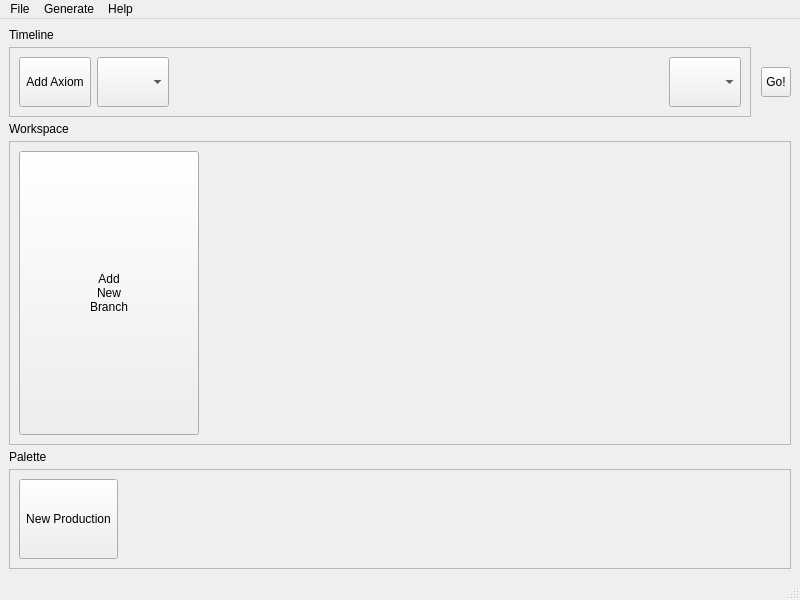
<?xml version="1.0" encoding="UTF-8"?>
<ui version="4.0">
 <class>MainWindow</class>
 <widget class="QMainWindow" name="MainWindow">
  <property name="geometry">
   <rect>
    <x>0</x>
    <y>0</y>
    <width>800</width>
    <height>600</height>
   </rect>
  </property>
  <property name="windowTitle">
   <string>Metaphor Computational Art</string>
  </property>
  <widget class="QWidget" name="centralwidget">
   <layout class="QVBoxLayout" name="verticalLayout">
    <property name="spacing">
     <number>5</number>
    </property>
    <item>
     <widget class="QLabel" name="label">
      <property name="text">
       <string>Timeline</string>
      </property>
     </widget>
    </item>
    <item>
     <layout class="QHBoxLayout" name="horizontalLayout">
      <property name="spacing">
       <number>10</number>
      </property>
      <property name="topMargin">
       <number>0</number>
      </property>
      <property name="rightMargin">
       <number>0</number>
      </property>
      <item>
       <widget class="QScrollArea" name="timeline">
        <property name="sizePolicy">
         <sizepolicy hsizetype="Expanding" vsizetype="Fixed">
          <horstretch>0</horstretch>
          <verstretch>0</verstretch>
         </sizepolicy>
        </property>
        <property name="maximumSize">
         <size>
          <width>16777215</width>
          <height>80</height>
         </size>
        </property>
        <property name="widgetResizable">
         <bool>true</bool>
        </property>
        <widget class="QWidget" name="timelineContents">
         <property name="geometry">
          <rect>
           <x>0</x>
           <y>0</y>
           <width>730</width>
           <height>76</height>
          </rect>
         </property>
         <layout class="QHBoxLayout" name="timelineLayout">
          <item>
           <widget class="QToolButton" name="addAxiom">
            <property name="sizePolicy">
             <sizepolicy hsizetype="Minimum" vsizetype="Minimum">
              <horstretch>0</horstretch>
              <verstretch>0</verstretch>
             </sizepolicy>
            </property>
            <property name="toolTip">
             <string>Add axiom</string>
            </property>
            <property name="statusTip">
             <string>Add axiom</string>
            </property>
            <property name="text">
             <string>Add Axiom</string>
            </property>
           </widget>
          </item>
          <item>
           <widget class="QComboBox" name="axiomList">
            <property name="sizePolicy">
             <sizepolicy hsizetype="Minimum" vsizetype="Minimum">
              <horstretch>0</horstretch>
              <verstretch>0</verstretch>
             </sizepolicy>
            </property>
            <property name="toolTip">
             <string>Select axiom</string>
            </property>
            <property name="statusTip">
             <string>Select axiom</string>
            </property>
           </widget>
          </item>
          <item>
           <spacer name="horizontalSpacer">
            <property name="orientation">
             <enum>Qt::Horizontal</enum>
            </property>
            <property name="sizeHint" stdset="0">
             <size>
              <width>40</width>
              <height>20</height>
             </size>
            </property>
           </spacer>
          </item>
          <item>
           <widget class="QComboBox" name="editAxiom">
            <property name="sizePolicy">
             <sizepolicy hsizetype="Minimum" vsizetype="Minimum">
              <horstretch>0</horstretch>
              <verstretch>0</verstretch>
             </sizepolicy>
            </property>
            <property name="toolTip">
             <string>Select axiom</string>
            </property>
            <property name="statusTip">
             <string>Select axiom</string>
            </property>
           </widget>
          </item>
         </layout>
        </widget>
       </widget>
      </item>
      <item>
       <widget class="QToolButton" name="generateImage">
        <property name="sizePolicy">
         <sizepolicy hsizetype="Fixed" vsizetype="Fixed">
          <horstretch>0</horstretch>
          <verstretch>0</verstretch>
         </sizepolicy>
        </property>
        <property name="minimumSize">
         <size>
          <width>30</width>
          <height>30</height>
         </size>
        </property>
        <property name="maximumSize">
         <size>
          <width>30</width>
          <height>30</height>
         </size>
        </property>
        <property name="toolTip">
         <string>Generate image</string>
        </property>
        <property name="statusTip">
         <string>Generate image</string>
        </property>
        <property name="text">
         <string>Go!</string>
        </property>
       </widget>
      </item>
     </layout>
    </item>
    <item>
     <widget class="QLabel" name="label_3">
      <property name="text">
       <string>Workspace</string>
      </property>
     </widget>
    </item>
    <item>
     <widget class="QScrollArea" name="workspace">
      <property name="sizePolicy">
       <sizepolicy hsizetype="Expanding" vsizetype="Expanding">
        <horstretch>0</horstretch>
        <verstretch>0</verstretch>
       </sizepolicy>
      </property>
      <property name="widgetResizable">
       <bool>true</bool>
      </property>
      <widget class="QWidget" name="workspaceContents">
       <property name="geometry">
        <rect>
         <x>0</x>
         <y>0</y>
         <width>772</width>
         <height>274</height>
        </rect>
       </property>
       <layout class="QHBoxLayout" name="workspaceLayout">
        <item>
         <widget class="QToolButton" name="newBranch">
          <property name="sizePolicy">
           <sizepolicy hsizetype="Fixed" vsizetype="MinimumExpanding">
            <horstretch>0</horstretch>
            <verstretch>0</verstretch>
           </sizepolicy>
          </property>
          <property name="minimumSize">
           <size>
            <width>180</width>
            <height>200</height>
           </size>
          </property>
          <property name="maximumSize">
           <size>
            <width>180</width>
            <height>16777215</height>
           </size>
          </property>
          <property name="toolTip">
           <string>Add new branch</string>
          </property>
          <property name="statusTip">
           <string>Add new branch</string>
          </property>
          <property name="layoutDirection">
           <enum>Qt::LeftToRight</enum>
          </property>
          <property name="text">
           <string>Add
New
Branch</string>
          </property>
          <property name="checkable">
           <bool>false</bool>
          </property>
         </widget>
        </item>
        <item>
         <spacer name="horizontalSpacer_2">
          <property name="orientation">
           <enum>Qt::Horizontal</enum>
          </property>
          <property name="sizeHint" stdset="0">
           <size>
            <width>40</width>
            <height>20</height>
           </size>
          </property>
         </spacer>
        </item>
       </layout>
      </widget>
     </widget>
    </item>
    <item>
     <widget class="QLabel" name="label_2">
      <property name="text">
       <string>Palette</string>
      </property>
     </widget>
    </item>
    <item>
     <widget class="QScrollArea" name="palette">
      <property name="sizePolicy">
       <sizepolicy hsizetype="Expanding" vsizetype="Minimum">
        <horstretch>0</horstretch>
        <verstretch>0</verstretch>
       </sizepolicy>
      </property>
      <property name="minimumSize">
       <size>
        <width>0</width>
        <height>100</height>
       </size>
      </property>
      <property name="maximumSize">
       <size>
        <width>16777215</width>
        <height>200</height>
       </size>
      </property>
      <property name="verticalScrollBarPolicy">
       <enum>Qt::ScrollBarAlwaysOff</enum>
      </property>
      <property name="widgetResizable">
       <bool>true</bool>
      </property>
      <widget class="QWidget" name="paletteContents">
       <property name="geometry">
        <rect>
         <x>0</x>
         <y>0</y>
         <width>772</width>
         <height>96</height>
        </rect>
       </property>
       <layout class="QHBoxLayout" name="paletteLayout">
        <item>
         <widget class="QToolButton" name="newProduction">
          <property name="sizePolicy">
           <sizepolicy hsizetype="Minimum" vsizetype="Minimum">
            <horstretch>0</horstretch>
            <verstretch>0</verstretch>
           </sizepolicy>
          </property>
          <property name="maximumSize">
           <size>
            <width>16777215</width>
            <height>16777215</height>
           </size>
          </property>
          <property name="toolTip">
           <string>Add production</string>
          </property>
          <property name="statusTip">
           <string>Add production</string>
          </property>
          <property name="text">
           <string>New Production</string>
          </property>
         </widget>
        </item>
        <item>
         <spacer name="horizontalSpacer_3">
          <property name="orientation">
           <enum>Qt::Horizontal</enum>
          </property>
          <property name="sizeHint" stdset="0">
           <size>
            <width>40</width>
            <height>20</height>
           </size>
          </property>
         </spacer>
        </item>
       </layout>
      </widget>
     </widget>
    </item>
   </layout>
  </widget>
  <widget class="QMenuBar" name="menubar">
   <property name="geometry">
    <rect>
     <x>0</x>
     <y>0</y>
     <width>800</width>
     <height>22</height>
    </rect>
   </property>
   <widget class="QMenu" name="menuFile">
    <property name="title">
     <string>File</string>
    </property>
    <widget class="QMenu" name="menuNew">
     <property name="toolTip">
      <string>New...</string>
     </property>
     <property name="statusTip">
      <string>New...</string>
     </property>
     <property name="title">
      <string>New</string>
     </property>
     <addaction name="actionCurrent_Context"/>
     <addaction name="separator"/>
     <addaction name="actionTurtle"/>
     <addaction name="actionBranch_3D"/>
     <addaction name="actionDla_3D"/>
    </widget>
    <widget class="QMenu" name="menuOpen_Recent">
     <property name="toolTip">
      <string>Open recent...</string>
     </property>
     <property name="statusTip">
      <string>Open recent...</string>
     </property>
     <property name="title">
      <string>Open Recent</string>
     </property>
     <addaction name="separator"/>
     <addaction name="actionClear_Menu"/>
    </widget>
    <addaction name="menuNew"/>
    <addaction name="actionOpen"/>
    <addaction name="menuOpen_Recent"/>
    <addaction name="actionSave"/>
    <addaction name="actionSave_As"/>
    <addaction name="actionClose"/>
    <addaction name="separator"/>
    <addaction name="actionQuit"/>
   </widget>
   <widget class="QMenu" name="menuGenerate">
    <property name="title">
     <string>Generate</string>
    </property>
    <addaction name="actionGenerate_Image"/>
   </widget>
   <widget class="QMenu" name="menuHelp">
    <property name="title">
     <string>Help</string>
    </property>
    <addaction name="actionHelp_Topics"/>
    <addaction name="separator"/>
    <addaction name="actionAbout"/>
   </widget>
   <addaction name="menuFile"/>
   <addaction name="menuGenerate"/>
   <addaction name="menuHelp"/>
  </widget>
  <widget class="QStatusBar" name="statusbar"/>
  <action name="actionOpen">
   <property name="text">
    <string>Open</string>
   </property>
   <property name="statusTip">
    <string>Open</string>
   </property>
   <property name="shortcut">
    <string>Ctrl+O</string>
   </property>
  </action>
  <action name="actionSave">
   <property name="text">
    <string>Save</string>
   </property>
   <property name="statusTip">
    <string>Save</string>
   </property>
   <property name="shortcut">
    <string>Ctrl+S</string>
   </property>
  </action>
  <action name="actionSave_As">
   <property name="text">
    <string>Save As...</string>
   </property>
   <property name="toolTip">
    <string>Save As...</string>
   </property>
   <property name="statusTip">
    <string>Save As...</string>
   </property>
   <property name="shortcut">
    <string>Ctrl+Shift+S</string>
   </property>
  </action>
  <action name="actionQuit">
   <property name="text">
    <string>Quit</string>
   </property>
   <property name="statusTip">
    <string>Quit</string>
   </property>
   <property name="shortcut">
    <string>Ctrl+Q, Alt+F4</string>
   </property>
  </action>
  <action name="actionClose">
   <property name="text">
    <string>Close</string>
   </property>
   <property name="statusTip">
    <string>Close</string>
   </property>
   <property name="shortcut">
    <string>Ctrl+W</string>
   </property>
  </action>
  <action name="actionTurtle">
   <property name="text">
    <string>Turtle</string>
   </property>
   <property name="toolTip">
    <string>New from turtle context</string>
   </property>
   <property name="statusTip">
    <string>New from turtle context</string>
   </property>
  </action>
  <action name="actionBranch_3D">
   <property name="text">
    <string>Branch 3D</string>
   </property>
   <property name="toolTip">
    <string>New from branch 3D context</string>
   </property>
   <property name="statusTip">
    <string>New from branch 3D context</string>
   </property>
  </action>
  <action name="actionDla_3D">
   <property name="text">
    <string>Dla 3D</string>
   </property>
   <property name="toolTip">
    <string>New from dla 3D context</string>
   </property>
   <property name="statusTip">
    <string>New from dla 3D context</string>
   </property>
  </action>
  <action name="actionClear_Menu">
   <property name="text">
    <string>Clear Menu</string>
   </property>
   <property name="toolTip">
    <string>Clear recent items menu</string>
   </property>
   <property name="statusTip">
    <string>Clear recent items menu</string>
   </property>
  </action>
  <action name="actionAbout">
   <property name="text">
    <string>About</string>
   </property>
   <property name="statusTip">
    <string>About</string>
   </property>
  </action>
  <action name="actionHelp_Topics">
   <property name="text">
    <string>Help Topics</string>
   </property>
   <property name="toolTip">
    <string>Help topics</string>
   </property>
   <property name="statusTip">
    <string>Help topics</string>
   </property>
   <property name="shortcut">
    <string>F1</string>
   </property>
  </action>
  <action name="actionGenerate_Image">
   <property name="text">
    <string>Generate Image</string>
   </property>
   <property name="toolTip">
    <string>Generate image</string>
   </property>
   <property name="statusTip">
    <string>Generate image</string>
   </property>
  </action>
  <action name="actionCurrent_Context">
   <property name="text">
    <string>Current Context</string>
   </property>
   <property name="toolTip">
    <string>New from current context</string>
   </property>
   <property name="statusTip">
    <string>New from current context</string>
   </property>
   <property name="shortcut">
    <string>Ctrl+N</string>
   </property>
  </action>
 </widget>
 <resources/>
 <connections>
  <connection>
   <sender>actionQuit</sender>
   <signal>activated()</signal>
   <receiver>MainWindow</receiver>
   <slot>close()</slot>
   <hints>
    <hint type="sourcelabel">
     <x>-1</x>
     <y>-1</y>
    </hint>
    <hint type="destinationlabel">
     <x>399</x>
     <y>299</y>
    </hint>
   </hints>
  </connection>
  <connection>
   <sender>actionCurrent_Context</sender>
   <signal>activated()</signal>
   <receiver>MainWindow</receiver>
   <slot>newFile()</slot>
   <hints>
    <hint type="sourcelabel">
     <x>-1</x>
     <y>-1</y>
    </hint>
    <hint type="destinationlabel">
     <x>399</x>
     <y>299</y>
    </hint>
   </hints>
  </connection>
  <connection>
   <sender>actionAbout</sender>
   <signal>activated()</signal>
   <receiver>MainWindow</receiver>
   <slot>about()</slot>
   <hints>
    <hint type="sourcelabel">
     <x>-1</x>
     <y>-1</y>
    </hint>
    <hint type="destinationlabel">
     <x>399</x>
     <y>299</y>
    </hint>
   </hints>
  </connection>
  <connection>
   <sender>actionBranch_3D</sender>
   <signal>activated()</signal>
   <receiver>MainWindow</receiver>
   <slot>newBranch3D()</slot>
   <hints>
    <hint type="sourcelabel">
     <x>-1</x>
     <y>-1</y>
    </hint>
    <hint type="destinationlabel">
     <x>399</x>
     <y>299</y>
    </hint>
   </hints>
  </connection>
  <connection>
   <sender>actionClear_Menu</sender>
   <signal>activated()</signal>
   <receiver>MainWindow</receiver>
   <slot>clearMenu()</slot>
   <hints>
    <hint type="sourcelabel">
     <x>-1</x>
     <y>-1</y>
    </hint>
    <hint type="destinationlabel">
     <x>399</x>
     <y>299</y>
    </hint>
   </hints>
  </connection>
  <connection>
   <sender>actionClose</sender>
   <signal>activated()</signal>
   <receiver>MainWindow</receiver>
   <slot>closeCurrent()</slot>
   <hints>
    <hint type="sourcelabel">
     <x>-1</x>
     <y>-1</y>
    </hint>
    <hint type="destinationlabel">
     <x>399</x>
     <y>299</y>
    </hint>
   </hints>
  </connection>
  <connection>
   <sender>actionDla_3D</sender>
   <signal>activated()</signal>
   <receiver>MainWindow</receiver>
   <slot>newDla3D()</slot>
   <hints>
    <hint type="sourcelabel">
     <x>-1</x>
     <y>-1</y>
    </hint>
    <hint type="destinationlabel">
     <x>399</x>
     <y>299</y>
    </hint>
   </hints>
  </connection>
  <connection>
   <sender>actionGenerate_Image</sender>
   <signal>activated()</signal>
   <receiver>MainWindow</receiver>
   <slot>generateImage()</slot>
   <hints>
    <hint type="sourcelabel">
     <x>-1</x>
     <y>-1</y>
    </hint>
    <hint type="destinationlabel">
     <x>399</x>
     <y>299</y>
    </hint>
   </hints>
  </connection>
  <connection>
   <sender>actionHelp_Topics</sender>
   <signal>activated()</signal>
   <receiver>MainWindow</receiver>
   <slot>help()</slot>
   <hints>
    <hint type="sourcelabel">
     <x>-1</x>
     <y>-1</y>
    </hint>
    <hint type="destinationlabel">
     <x>399</x>
     <y>299</y>
    </hint>
   </hints>
  </connection>
  <connection>
   <sender>actionOpen</sender>
   <signal>activated()</signal>
   <receiver>MainWindow</receiver>
   <slot>openFile()</slot>
   <hints>
    <hint type="sourcelabel">
     <x>-1</x>
     <y>-1</y>
    </hint>
    <hint type="destinationlabel">
     <x>399</x>
     <y>299</y>
    </hint>
   </hints>
  </connection>
  <connection>
   <sender>actionSave</sender>
   <signal>activated()</signal>
   <receiver>MainWindow</receiver>
   <slot>saveCurrentFile()</slot>
   <hints>
    <hint type="sourcelabel">
     <x>-1</x>
     <y>-1</y>
    </hint>
    <hint type="destinationlabel">
     <x>399</x>
     <y>299</y>
    </hint>
   </hints>
  </connection>
  <connection>
   <sender>actionSave_As</sender>
   <signal>activated()</signal>
   <receiver>MainWindow</receiver>
   <slot>saveFileAs()</slot>
   <hints>
    <hint type="sourcelabel">
     <x>-1</x>
     <y>-1</y>
    </hint>
    <hint type="destinationlabel">
     <x>399</x>
     <y>299</y>
    </hint>
   </hints>
  </connection>
  <connection>
   <sender>actionTurtle</sender>
   <signal>activated()</signal>
   <receiver>MainWindow</receiver>
   <slot>newTurtle()</slot>
   <hints>
    <hint type="sourcelabel">
     <x>-1</x>
     <y>-1</y>
    </hint>
    <hint type="destinationlabel">
     <x>399</x>
     <y>299</y>
    </hint>
   </hints>
  </connection>
  <connection>
   <sender>newBranch</sender>
   <signal>clicked()</signal>
   <receiver>MainWindow</receiver>
   <slot>addBranch()</slot>
   <hints>
    <hint type="sourcelabel">
     <x>141</x>
     <y>211</y>
    </hint>
    <hint type="destinationlabel">
     <x>263</x>
     <y>122</y>
    </hint>
   </hints>
  </connection>
  <connection>
   <sender>newProduction</sender>
   <signal>clicked()</signal>
   <receiver>MainWindow</receiver>
   <slot>addProduction()</slot>
   <hints>
    <hint type="sourcelabel">
     <x>66</x>
     <y>531</y>
    </hint>
    <hint type="destinationlabel">
     <x>158</x>
     <y>466</y>
    </hint>
   </hints>
  </connection>
  <connection>
   <sender>generateImage</sender>
   <signal>clicked()</signal>
   <receiver>MainWindow</receiver>
   <slot>generateImage()</slot>
   <hints>
    <hint type="sourcelabel">
     <x>762</x>
     <y>92</y>
    </hint>
    <hint type="destinationlabel">
     <x>698</x>
     <y>52</y>
    </hint>
   </hints>
  </connection>
  <connection>
   <sender>addAxiom</sender>
   <signal>clicked()</signal>
   <receiver>MainWindow</receiver>
   <slot>addAxiom()</slot>
   <hints>
    <hint type="sourcelabel">
     <x>74</x>
     <y>100</y>
    </hint>
    <hint type="destinationlabel">
     <x>155</x>
     <y>53</y>
    </hint>
   </hints>
  </connection>
  <connection>
   <sender>axiomList</sender>
   <signal>activated(int)</signal>
   <receiver>MainWindow</receiver>
   <slot>selectAxiom(int)</slot>
   <hints>
    <hint type="sourcelabel">
     <x>154</x>
     <y>98</y>
    </hint>
    <hint type="destinationlabel">
     <x>350</x>
     <y>53</y>
    </hint>
   </hints>
  </connection>
  <connection>
   <sender>editAxiom</sender>
   <signal>activated(int)</signal>
   <receiver>MainWindow</receiver>
   <slot>insertAxiom(int)</slot>
   <hints>
    <hint type="sourcelabel">
     <x>680</x>
     <y>96</y>
    </hint>
    <hint type="destinationlabel">
     <x>399</x>
     <y>299</y>
    </hint>
   </hints>
  </connection>
 </connections>
 <slots>
  <slot>newFile()</slot>
  <slot>openFile()</slot>
  <slot>saveFileAs()</slot>
  <slot>saveCurrentFile()</slot>
  <slot>generateImage()</slot>
  <slot>help()</slot>
  <slot>closeCurrent()</slot>
  <slot>newTurtle()</slot>
  <slot>newBranch3D()</slot>
  <slot>newDla3D()</slot>
  <slot>clearMenu()</slot>
  <slot>about()</slot>
  <slot>addBranch()</slot>
  <slot>addProduction()</slot>
  <slot>addAxiom()</slot>
  <slot>selectAxiom(int)</slot>
  <slot>insertAxiom(int)</slot>
 </slots>
</ui>
